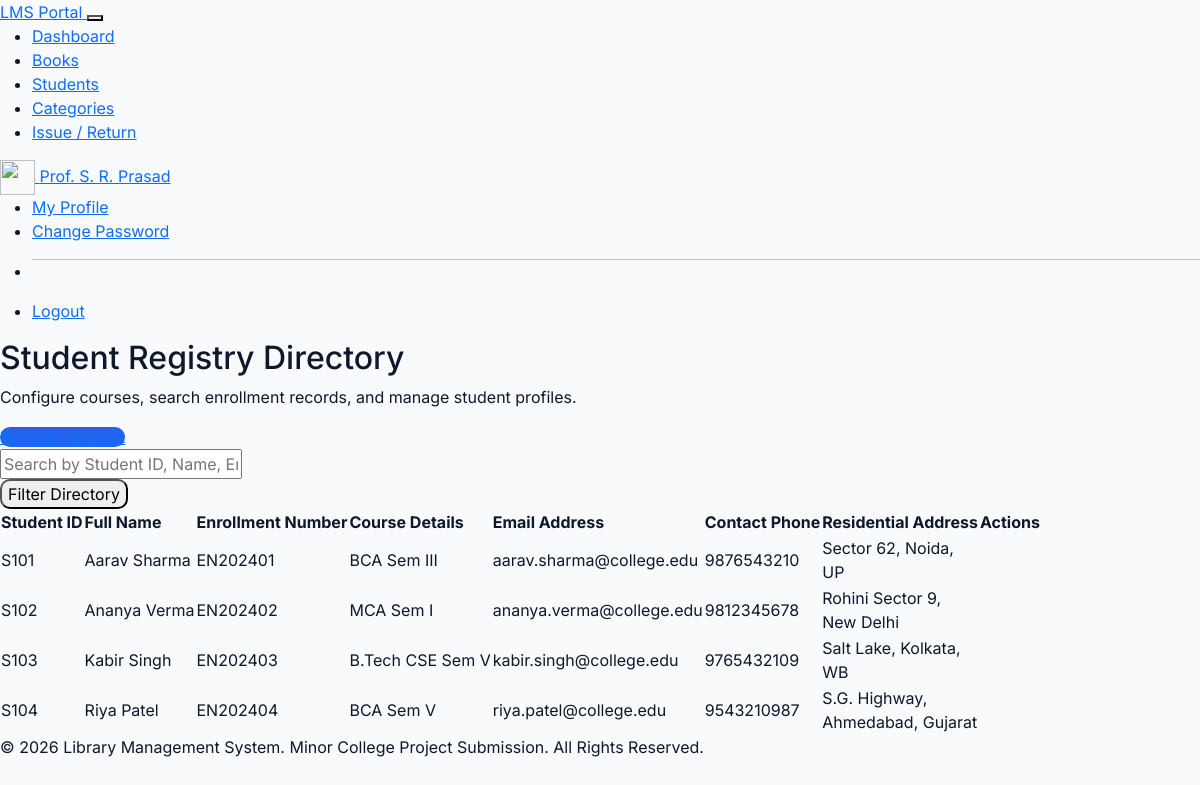
The app's page /students/index.php (signed in) with its own data.
### tables this page shows
CREATE TABLE `students` (
  `id` VARCHAR(20) NOT NULL,
  `name` VARCHAR(150) NOT NULL,
  `enrollment_no` VARCHAR(50) NOT NULL UNIQUE,
  `course` VARCHAR(50) NOT NULL,
  `semester` VARCHAR(10) NOT NULL,
  `email` VARCHAR(100) NOT NULL UNIQUE,
  `phone` VARCHAR(20) NOT NULL,
  `address` TEXT DEFAULT NULL,
  PRIMARY KEY (`id`)
);

### students/index.php (the view, shortened to what this page needs)
<?php
$root_dir = '../';
require_once $root_dir . 'includes/header.php';
require_once $root_dir . 'includes/navbar.php';
require_once $root_dir . 'config/db.php';
$search = isset($_GET['search']) ? trim($_GET['search']) : '';
if (!empty($search)) {
    $stmt = $conn->prepare("
        SELECT * FROM students
        WHERE id LIKE ? OR name LIKE ? OR enrollment_no LIKE ? OR course LIKE ?
        ORDER BY name ASC
    ");
    $stmt->execute(["%$search%", "%$search%", "%$search%", "%$search%"]);
} else {
    $stmt = $conn->query("SELECT * FROM students ORDER BY name ASC");
}
$students = $stmt->fetchAll();
?>
<div className="container py-5">
    <div className="d-flex flex-col sm:flex-row justify-content-between align-items-start sm:align-items-center mb-4 gap-3">
        <div>
            <h2 className="fw-black text-slate-900 mb-0">Student Registry Directory</h2>
            <p className="text-muted small">Configure courses, search enrollment records, and manage student profiles.</p>
        </div>
        <a href="add.php" className="btn btn-primary d-flex align-items-center gap-1.5 px-4 py-2.5 shadow-sm text-xs" style="border-radius:10px; background-color: var(--brand-blue); border:0;">
            <i className="bi bi-person-plus"></i> Register Student
        </a>
    </div>
    <div className="card border-0 shadow-sm rounded-4 p-4 mb-4 bg-white">
        <form action="index.php" method="GET" className="row g-3 align-items-center">
            <div className="col-12 col-md-8">
                <div className="input-group">
                    <input type="text" name="search" className="form-control border-start-0" placeholder="Search by Student ID, Name, Enrollment, Course..." value="<?php echo htmlspecialchars($search); ?>">
                </div>
            </div>
            <div className="col-12 col-md-4 d-grid gap-2 d-md-flex">
                <button type="submit" className="btn btn-secondary px-4 text-xs" style="border-radius:10px;">Filter Directory</button>
            </div>
        </form>
    </div>
    <div className="card border-0 shadow-sm rounded-4 bg-white overflow-hidden p-4">
        <div className="table-responsive">
            <table className="table align-middle table-hover text-xs mb-0">
                <thead className="table-light">
                    <tr>
                        <th className="py-3 px-3">Student ID</th>
                        <th className="py-3 px-3">Full Name</th>
                        <th className="py-3 px-3">Enrollment Number</th>
                        <th className="py-3 px-3">Course Details</th>
                        <th className="py-3 px-3">Email Address</th>
                        <th className="py-3 px-3">Contact Phone</th>
                        <th className="py-3 px-3">Residential Address</th>
                        <th className="py-3 px-3 text-end no-print">Actions</th>
                    </tr>
                </thead>
                <tbody>
                    <?php foreach ($students as $student): ?>
                        <tr>
                            <td className="py-3 px-3 font-mono fw-extrabold text-slate-700"><?php echo htmlspecialchars($student['id']); ?></td>
                            <td className="py-3 px-3 font-semibold text-slate-900"><?php echo htmlspecialchars($student['name']); ?></td>
                            <td className="py-3 px-3 font-mono text-muted"><?php echo htmlspecialchars($student['enrollment_no']); ?></td>
                            <td className="py-3 px-3">
                                <span className="badge bg-secondary-subtle text-secondary px-2 py-1.5 rounded-2"><?php echo htmlspecialchars($student['course']); ?></span>
                                <span className="text-slate-400 ms-1 small">Sem <?php echo htmlspecialchars($student['semester']); ?></span>
                            </td>
                            <td className="py-3 px-3 text-slate-600"><?php echo htmlspecialchars($student['email']); ?></td>
                            <td className="py-3 px-3 text-slate-600"><?php echo htmlspecialchars($student['phone']); ?></td>
                            <td className="py-3 px-3 text-muted text-truncate" style="max-width: 150px;"><?php echo htmlspecialchars($student['address']); ?></td>
                            <td className="py-3 px-3 text-end no-print">
                            </td>
                        </tr>
                    <?php endforeach; ?>
                </tbody>
            </table>
        </div>
    </div>
</div>
<?php require_once $root_dir . 'includes/footer.php'; ?>

### includes/header.php (style rules this page uses)
:root { --brand-blue: #2563eb; --brand-blue-dark: #1e40af; --brand-light: #f8fafc; --brand-gray: #e2e8f0; }
body { font-family: 'Inter', sans-serif; background-color: var(--brand-light); color: #0f172a; }

### records on screen
students: id "S101", name "Aarav Sharma", enrollment_no "EN202401", course "BCA", semester "III", email "aarav.sharma@college.edu", phone "9876543210", address "Sector 62, Noida, UP"
students: id "S102", name "Ananya Verma", enrollment_no "EN202402", course "MCA", semester "I", email "ananya.verma@college.edu", phone "9812345678", address "Rohini Sector 9, New Delhi"
students: id "S103", name "Kabir Singh", enrollment_no "EN202403", course "B.Tech CSE", semester "V", email "kabir.singh@college.edu", phone "9765432109", address "Salt Lake, Kolkata, WB"
students: id "S104", name "Riya Patel", enrollment_no "EN202404", course "BCA", semester "V", email "riya.patel@college.edu", phone "9543210987", address "S.G. Highway, Ahmedabad, Gujarat"

### other values on screen
$_SESSION['admin_name'] "Prof. S. R. Prasad"
